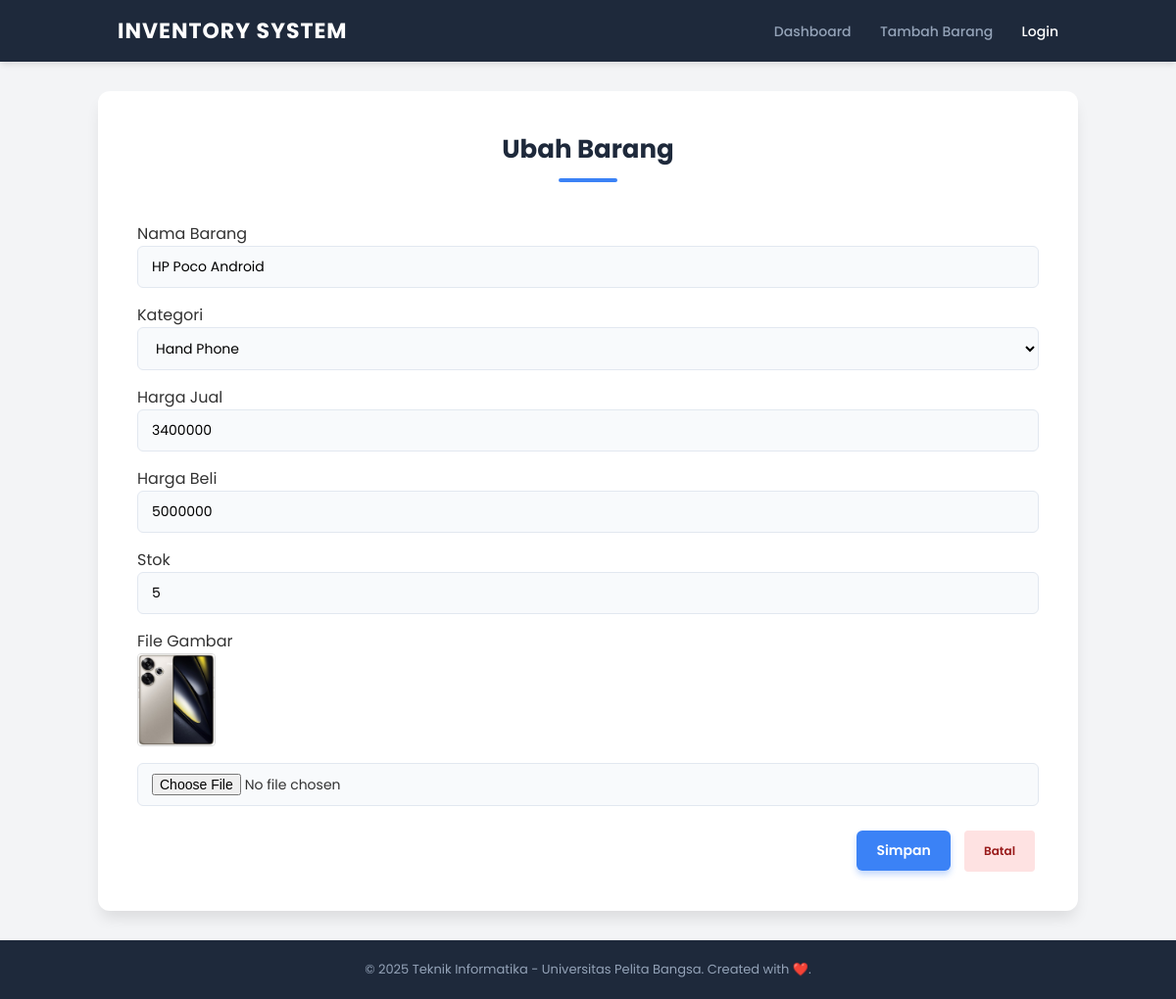
Screenshot of /ubah.php?id=6 with the database file from the repository.
### tables this page shows
CREATE TABLE `data_barang` (
  `id_barang` int(10) NOT NULL,
  `kategori` varchar(30) DEFAULT NULL,
  `nama` varchar(30) DEFAULT NULL,
  `gambar` varchar(100) DEFAULT NULL,
  `harga_beli` decimal(10,0) DEFAULT NULL,
  `harga_jual` decimal(10,0) DEFAULT NULL,
  `stok` int(4) DEFAULT NULL
);

### ubah.php (the view, shortened to what this page needs)
<?php
include_once 'koneksi.php';
$id = $_GET['id'];
$sql = "SELECT * FROM data_barang WHERE id_barang = '$id'";
$result = mysqli_query($conn, $sql);
$data = mysqli_fetch_array($result);
function is_select($var, $val) {
    return $var == $val ? 'selected="selected"' : '';
}
include("header.php");
?>
<h1>Ubah Barang</h1>
<div class="main">
    <form method="post" action="ubah.php" enctype="multipart/form-data">
        <div class="input">
            <label>Nama Barang</label>
            <input type="text" name="nama" value="<?= $data['nama']; ?>" required>
        </div>
        <div class="input">
            <label>Kategori</label>
            <select name="kategori">
                <option <?= is_select('Hand Phone', $data['kategori']); ?> value="Hand Phone">Hand Phone</option>
            </select>
        </div>
        <div class="input">
            <label>Harga Jual</label>
            <input type="text" name="harga_jual" value="<?= $data['harga_jual']; ?>" required>
        </div>
        <div class="input">
            <label>Harga Beli</label>
            <input type="text" name="harga_beli" value="<?= $data['harga_beli']; ?>" required>
        </div>
        <div class="input">
            <label>Stok</label>
            <input type="text" name="stok" value="<?= $data['stok']; ?>" required>
        </div>
        <div class="input">
            <label>File Gambar</label>
            <?php if(!empty($data['gambar'])): ?>
                <div style="margin-bottom: 10px;">
                    <img src="<?= $data['gambar']; ?>" alt="Gambar Saat Ini" width="80" style="border:1px solid #ddd; border-radius:4px;">
                </div>
            <?php endif; ?>
            <input type="file" name="file_gambar">
        </div>
        <div class="submit">
            <input type="submit" name="submit" value="Simpan">
            <a href="index.php" class="btn-delete" style="margin-left: 10px; padding: 12px 20px;">Batal</a>
        </div>
    </form>
</div>
<?php
include("footer.php");
?>

### style.css (style rules this page uses)
* { margin: 0; padding: 0; box-sizing: border-box; font-family: 'Poppins', sans-serif; }
body { background-color: #f3f4f6; color: #333; display: flex; flex-direction: column; min-height: 100vh; }
h1 { font-size: 26px; color: #1e293b; margin-bottom: 30px; font-weight: 700; text-align: center; position: relative; }
h1::after { content: ''; display: block; width: 60px; height: 4px; background: #3b82f6; margin: 10px auto 0; border-radius: 2px; }
.btn-add, input[type="submit"] { background-color: #3b82f6; color: white; padding: 10px 20px; border: none; border-radius: 6px; text-decoration: none; font-weight: 600; font-size: 14px; transition: 0.2s; cursor: pointer; box-shadow: 0 4px 6px rgba(59, 130, 246, 0.3); }
.search-form input[type="text"], .input input, .input select, .input input[type="file"] { padding: 10px 14px; border: 1px solid #e2e8f0; border-radius: 6px; font-size: 14px; outline: none; transition: 0.3s; width: 100%; background: #f8fafc; }
.btn-edit, .btn-delete { padding: 6px 12px; border-radius: 4px; font-size: 12px; text-decoration: none; font-weight: 600; display: inline-block; margin-right: 4px; }
.btn-delete { background: #fee2e2; color: #991b1b; }
.main { padding-top: 10px; }
.input { margin-bottom: 15px; }
.submit { margin-top: 25px; text-align: right; }

### rows the page displays
data_barang: nama "HP Poco Android", harga_jual "3400000", harga_beli "5000000", stok "5", gambar (picture)
